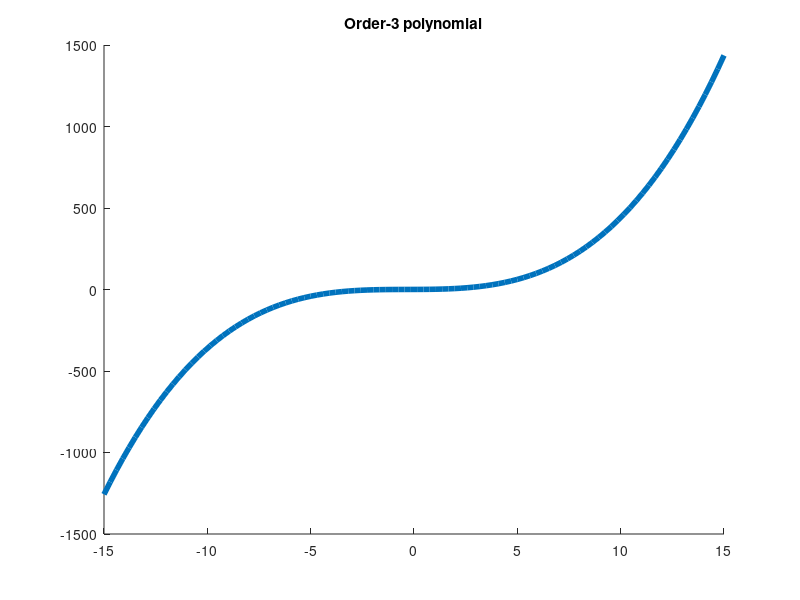
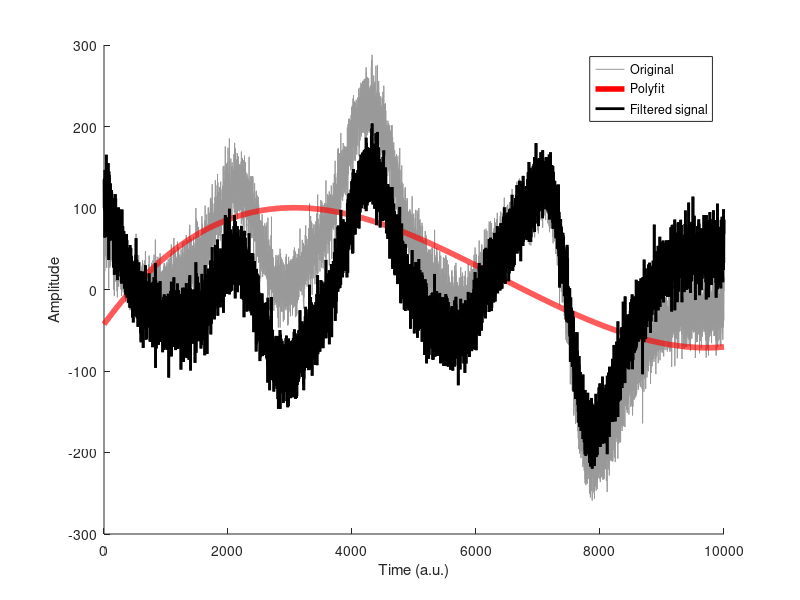

Source code (MATLAB) for these figures, in order: (Note: this script raises an error after producing the figures.)

%% Nonlinear detrending

% Author: Will Decker
% Code adapted from Mike X. Cohen's "Signal Processing Problems" course

%% Generating polynomials

% parameters
order = 3; % nth order polynomial
x = linspace(-15,15,100); % -15 to 15 in 100 points
y = zeros(size(x));
beta = randn;

% polynomial
for i=1:order+1
    y = y + beta*x.^(i-1); % y, original signal
end

% plot
figure(1), clf, hold on
plot(x,y,'linew',4)
title([ 'Order-' num2str(order) ' polynomial' ])

%% Generate signal with polynomial artifact

n = 10000;
time = (1:n)';
k = 15; % number of poles for random amplitudes
slowdrift = interp1(100*randn(k,1),linspace(1,k,n),'pchip')';
signal = slowdrift + 20*randn(n,1);

% plot
figure(2),hold on
H = plot(time,signal);
set(H,'color',[1 1 1]*.6)
xlabel('Time (a.u.)')
ylabel('Amplitude')

%% Identifying polynomials in signal

% polynomial fit
p = polyfit(time,signal,3); % fits nth order polynomial (3rd parameter) into time and signal
disp(p)

% predicted data is evaluation of polynomial
yHat = polyval(p,time); 

% compute residual (the cleaned signal)
residual = signal - yHat;

% plot
figure(2) % rerun fig2 in previous chunk if needed
plot(time,yHat,'r','linew',4)
plot(time,residual,'k','linew',2)
legend({'Original';'Polyfit';'Filtered signal'})

%% Using Bayes Information Criterion

% orders
orders = (5:40)';

% sum of squared errors
sse1 = zeros(length(orders),1);

% initiate BIC model
for ri=1:length(orders)
    
    % compute polynomial (fit data to time series)
    yHat = polyval(polyfit(t,signal,orders(ri)),t);
    
    % compute fit of model to data (sum of squared errors)
    sse1(ri) = sum( (yHat-signal).^2 )/n;
end


% Bayes information criterion
BIC = n*log(sse1) + orders*log(n);

% Identify lowest parameter
[bestP,idx] = min(BIC);

% plot
figure(3), clf, hold on
plot(orders,BIC,'ks-','markerfacecolor','w','markersize',8)
plot(orders(idx),bestP,'ro','markersize',10,'markerfacecolor','r')
xlabel('Polynomial order') 
ylabel('Bayes information criterion')
zoom on


%% Use BIC in filter

% polynomial fit
polyfilt = polyfit(time,signal,orders(idx));

% estimated data based on the coefficients
yHat = polyval(polyfilt,time);

% filtered signal is residual
filtsig = signal - yHat;

% plot
figure(4), clf, hold on
h = plot(time,signal);
set(h,'color',[1 1 1]*.6)
plot(time,yHat,'r','linew',2)
plot(time,filtsig,'k')
set(gca,'xlim',time([1 end]))
xlabel('Time (a.u.)')
ylabel('Amplitude')
legend({'Original';'Polynomial fit';'Filtered'})
%%